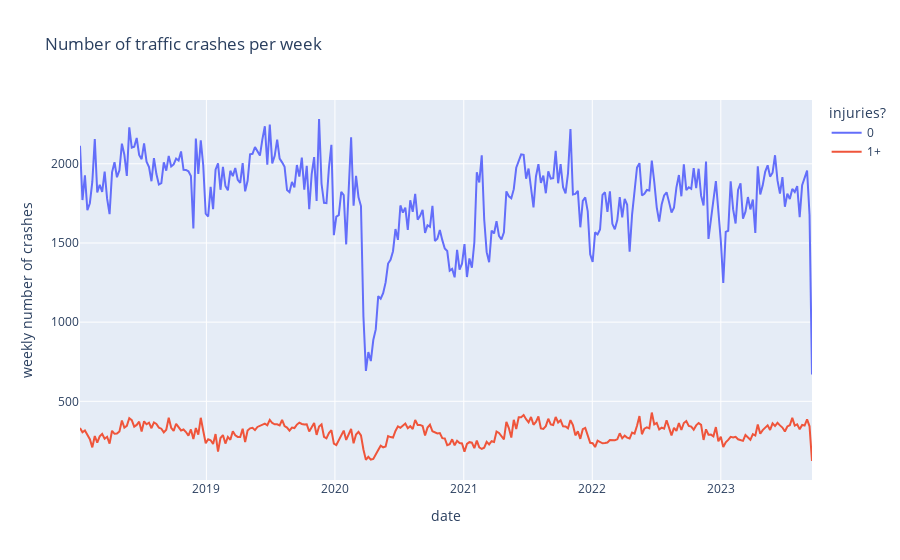

This figure's notebook cell:
### Code cell
import plotly.express as px

# same as above but with plotly
fig = px.line(weekly, x=weekly.index, y=[0,1], title='Number of traffic crashes per week')
fig.update_layout(xaxis_title='date', yaxis_title='weekly number of crashes', legend_title='injuries?', dragmode=False)
# update legend names 0 - zero 1 - 1+
fig.for_each_trace(lambda t: t.update(name=t.name.replace('0','0').replace('1','1+')))
fig.show()

### Figure 1 — Plotly figure (JSON) as saved in the notebook; plotly's stock layout.template omitted (floating-point values rounded to 4 significant figures; data arrays with more than 128 entries replaced by an {"elided": "..."} marker saying what was removed)
{"data": [{"hovertemplate": "variable=0<br>CRASH_DATE=%{x}<br>value=%{y}<extra></extra>", "legendgroup": "0", "line": {"color": "#636efa", "dash": "solid"}, "marker": {"symbol": "circle"}, "mode": "lines", "name": "0", "orientation": "v", "showlegend": true, "type": "scatter", "x": {"elided": "298 str values"}, "xaxis": "x", "y": {"elided": "298 int values"}, "yaxis": "y"}, {"hovertemplate": "variable=1<br>CRASH_DATE=%{x}<br>value=%{y}<extra></extra>", "legendgroup": "1", "line": {"color": "#EF553B", "dash": "solid"}, "marker": {"symbol": "circle"}, "mode": "lines", "name": "1+", "orientation": "v", "showlegend": true, "type": "scatter", "x": {"elided": "298 str values"}, "xaxis": "x", "y": {"elided": "298 int values"}, "yaxis": "y"}], "layout": {"dragmode": false, "legend": {"title": {"text": "injuries?"}, "tracegroupgap": 0}, "title": {"text": "Number of traffic crashes per week"}, "xaxis": {"anchor": "y", "domain": [0, 1], "title": {"text": "date"}}, "yaxis": {"anchor": "x", "domain": [0, 1], "title": {"text": "weekly number of crashes"}}}}
